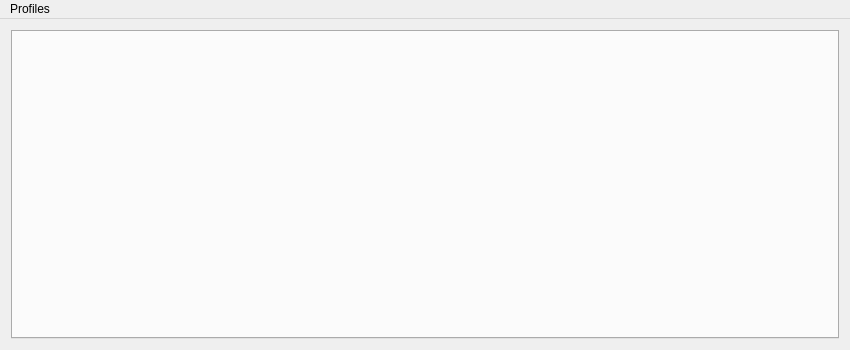
<?xml version="1.0" encoding="UTF-8"?>
<ui version="4.0">
 <class>MainWindow</class>
 <widget class="QMainWindow" name="MainWindow">
  <property name="geometry">
   <rect>
    <x>0</x>
    <y>0</y>
    <width>850</width>
    <height>350</height>
   </rect>
  </property>
  <property name="windowTitle">
   <string>Leviathan - GM assistant for SphereServer</string>
  </property>
  <widget class="QWidget" name="centralWidget">
   <layout class="QVBoxLayout" name="verticalLayout_3">
    <item>
     <layout class="QVBoxLayout" name="centralVerticalLayout">
      <item>
       <widget class="QTabWidget" name="tabWidget">
        <property name="currentIndex">
         <number>-1</number>
        </property>
       </widget>
      </item>
     </layout>
    </item>
   </layout>
  </widget>
  <widget class="QMenuBar" name="menuBar">
   <property name="geometry">
    <rect>
     <x>0</x>
     <y>0</y>
     <width>850</width>
     <height>20</height>
    </rect>
   </property>
   <widget class="QMenu" name="menuProfiles">
    <property name="title">
     <string>Profiles</string>
    </property>
   </widget>
   <addaction name="menuProfiles"/>
  </widget>
  <action name="actionEdit_Scripts_Profiles">
   <property name="text">
    <string>Edit Scripts Profiles</string>
   </property>
  </action>
  <action name="actionEdit_Client_Profiles">
   <property name="text">
    <string>Edit Client Profiles</string>
   </property>
  </action>
 </widget>
 <layoutdefault spacing="6" margin="11"/>
 <resources/>
 <connections/>
</ui>
